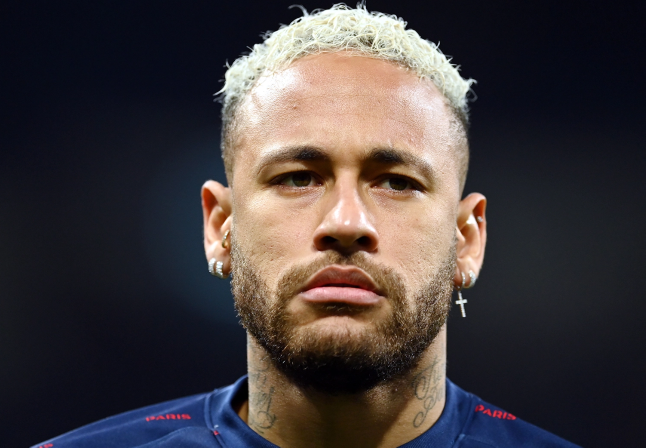
#> input picture dataset/desconhecido/22.png, 1291 x 895 px, given in place of the camera (shown at 1/2 size)
$ python scan_face.py
#> lines starting #> are read from the running program, lines starting #| are printed output that depends on the picture; after the words box and inside, x2 and y2 are one past the last pixel; in counts of white or black regions, pixels touching at a corner belong together
import os
import shutil
import cv2

# Define o path do dataset e XML do Cascade Classifier
dataset_path = 'dataset'
haar_file = 'haarcascade_frontalface_alt2.xml'

# Captura o nome do usuario para reconhecimento
user_name = input("insira seu nome: ")
#> the answer given: dataset/desconhecido/22.png

# Define o subdiretorio do dataset com o nome do usuario
sub_dir = user_name

# Monta o path do dataset com o nome do usuario informado
path = f"{dataset_path}/{user_name}"

# Verifica se existe um diretorio com mesmo nome e exclui se sim
if os.path.isdir(path):
  shutil.rmtree(path)

# Lista os arquivos do dataset
os.mkdir(path)

# Define o tamanho da area de reconhecimento
width = 130
height = 100

# Inicia o treino com faces genericas do XML
face_cascade = cv2.CascadeClassifier(haar_file)

# Instacia a webcam
webcam = cv2.VideoCapture(0)

# Faz a captura de 30 fotos da face do usuario para guardar no dataset de treino
count = 1
while count < 30:
  # Faz a leitura da imagem da camera
  (_, image) = webcam.read()
#> image is the input picture: shape (895, 1291, 3); mean B, G, R 61.9, 60.9, 67.9

  # Converte cada imagem para cinza
  gray = cv2.cvtColor(image, cv2.COLOR_BGRA2GRAY)
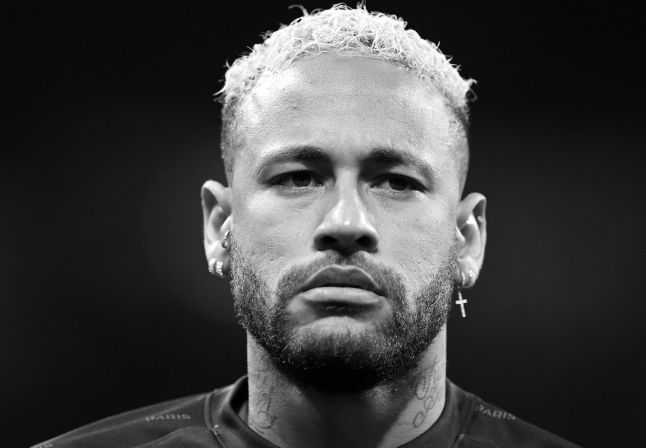
#> gray: shape (895, 1291) (shown at 1/2 size); min 0, max 255, mean 63.1

  # Realiza a detecção da face e retorna um retangulo com as coordenadas ao redor da face
  faces = face_cascade.detectMultiScale(gray, 1.3, 4)
#> faces = [[407, 135, 567, 567]]

  # Percorre a face detectada
  for (x, y, w, h) in faces:
    # Exibe o retangulo com ao redor de uma face detectada
    cv2.rectangle(image, (x, y), (x + w, y + h), (255, 0, 0), 2)
    face = gray[y:y + h, x:x + w]

    # Realiza o redimensionamento da imagem
    face_resize = cv2.resize(face, (width, height))

    # Salva a imagem no dataset com nome do usuario
    cv2.imwrite('% s/% s.png' % (path, count), face_resize)
#> this loop made 1 pass
#> pass 1, `face = gray[y:y + h, x:x + w]`:
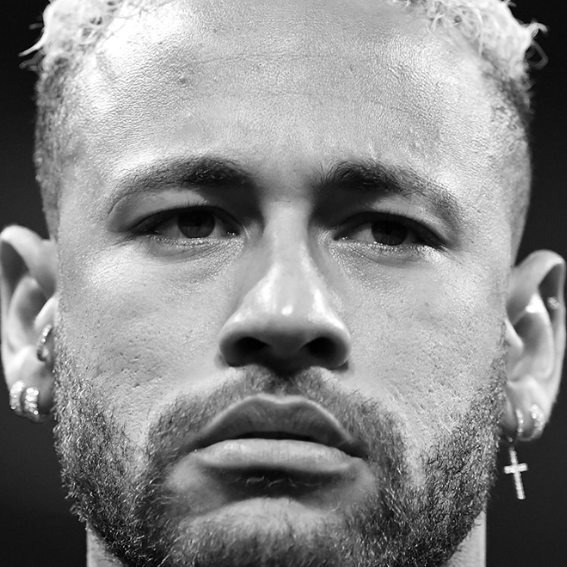
#> face: shape (567, 567); min 0, max 255, mean 138.2
#> pass 1, `face_resize = cv2.resize(face, (width, height))`:
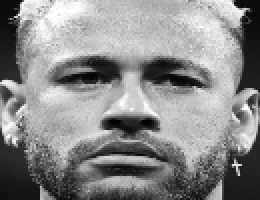
#> face_resize: shape (100, 130) (shown 2 times larger); min 1, max 255, mean 138.1
#> after the loop:
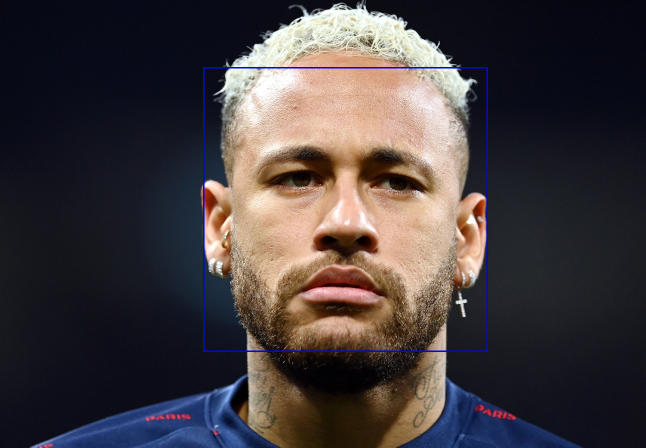
#> image: shape (895, 1291, 3) (shown at 1/2 size); 0.59% of pixels changed, all inside (x1, y1, x2, y2) = (406, 134, 976, 704)

  count += 1

  # Exibe a janela com a imagem da camera
  cv2.imshow('OpenCV', image)

  # Encerra a aplicação ao apertar Q
  if cv2.waitKey(1) & 0xFF == ord('q'):
#> (key q is pressed here)
    break
